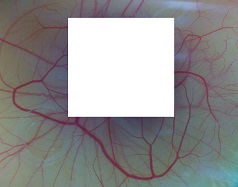
#> input picture fingerprint-ridge-bifurcation/color-test-mask-tiny.jpg, 238 x 187 px
$ python het-cam-fingerprint.py
#> lines starting #> are read from the running program, lines starting #| are printed output that depends on the picture
import fingerprint_feature_extractor
import cv2
import numpy as np
# read the input image -->
# You can enhance the fingerprint image using the "fingerprint_enhancer" library
# img = cv2.imread('vasc-part-invert.jpg', 0) #this works!!!
img = cv2.imread('color-test-mask-tiny.jpg', 0)
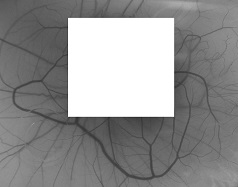
#> img: shape (187, 238); min 35, max 255, mean 144.5

# img = cv2.imread("het-cam-test-cropped-RGB-invert.jpg", 0)
# img = cv2.imread("het-cam-test-cropped-RGB.jpg", 0)
# img = cv2.imread("het-cam-test-cropped.jpg", 0)

#> (the run stopped early here; a loop or call above may not have finished)
